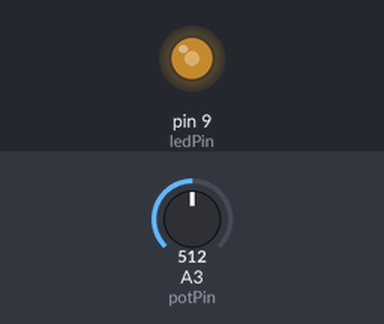
Bench run of a sketch on a simulated Arduino Uno, built with avr-gcc and run on an emulated ATmega328P. Parts: output pins drawn as LEDs (lit = HIGH). The test bench sets the inputs (shaded band); at power-on: A3 (potPin) = 512.

Above: at 1.2 s.
1.3 s: A3 (potPin) set to 716
At 1.8 s:
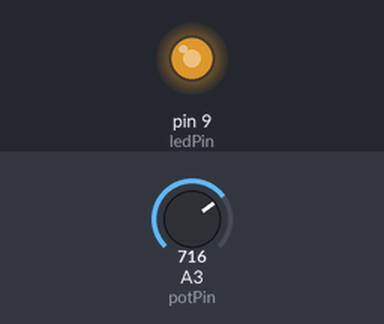
2.8 s: A3 (potPin) set to 900
At 4.0 s:
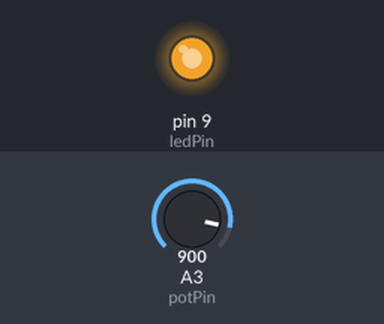
4.3 s: A3 (potPin) set to 122
At 5.3 s:
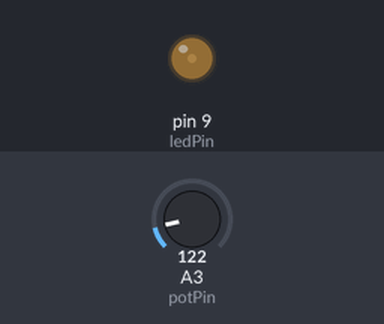
5.8 s: A3 (potPin) set to 0
At 6.4 s:
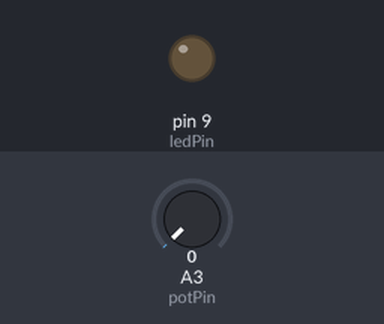
7.3 s: A3 (potPin) set to 511
At 7.6 s:
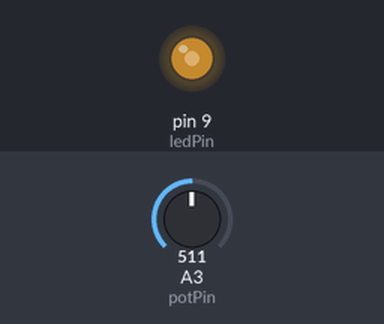
Timing chart, 0 to 9.8 s (numbered marks = the images above; inputs shaded):
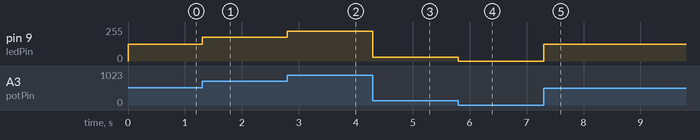

Measured:
- after the input at 1.3 s, pin 9 (ledPin): 127/255 → 178/255 at once
- after the input at 2.8 s, pin 9 (ledPin): 178/255 → 224/255 at once
- after the input at 4.3 s, pin 9 (ledPin): 224/255 → 30/255 at once
- after the input at 5.8 s, pin 9 (ledPin): 30/255 → 0/255 at once
- after the input at 7.3 s, pin 9 (ledPin): 0/255 → 127/255 at once

The sketch:

008_dimmable_led.ino
```cpp
int potPin=A3;
int ledPin=9;
int potVal;
float ledVal;

void setup() {
  // put your setup code here, to run once:
pinMode(potPin,INPUT);
pinMode(ledPin,OUTPUT);
Serial.begin(9600);
}

void loop() {
  // put your main code here, to run repeatedly:
potVal=analogRead(potPin);
ledVal=(255./1023.)*potVal;
analogWrite(ledPin,ledVal);
}
```
